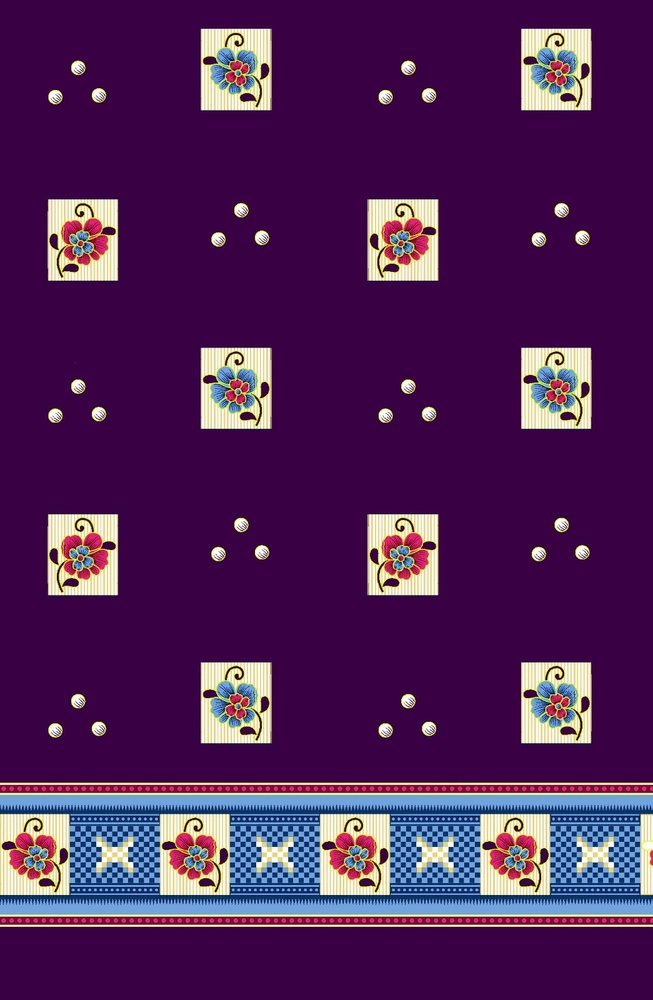
#> input picture training_data/002.jpeg, 653 x 1000 px, shrunk from 1045 x 1600 before the run
$ jupyter execute cost_prediction_2.ipynb
#> lines starting #> are read from the running program, lines starting #| are printed output that depends on the picture
[cell 1]
import cv2
import numpy as np
from sklearn.cluster import KMeans
from collections import Counter
from matplotlib.colors import to_hex, to_rgb
import matplotlib.pyplot as plt

[cell 2]
def read_and_preprocess_image(image_path):
    """
    Reads an image from the given path and converts it to RGB format.

    Parameters:
        image_path (str): Path to the image file.

    Returns:
        np.ndarray: RGB image.
    """
#> called with image_path = '../training_data/002.jpeg'
    image = cv2.imread(image_path)
#> image is the input picture: shape (1000, 653, 3); mean B, G, R 88.6, 36.1, 80.3
    if image is None:
        raise FileNotFoundError(f"Image not found at {image_path}")
    return cv2.cvtColor(image, cv2.COLOR_BGR2RGB)

[cell 3]
def extract_colors_with_codes(image_path, num_colors):
    """
    Extracts the dominant colors from an image and their HEX codes.

    Parameters:
        image (np.ndarray): RGB image.
        num_colors (int): Number of dominant colors to extract.

    Returns:
        tuple: (list of RGB colors, list of HEX codes, list of pixel counts)
    """
    # Reshape the image to a 2D array of pixels
    image = read_and_preprocess_image(image_path)
    plt.imshow(image)
    plt.title("Saree Image")
    plt.axis("off")
    plt.show()
    pixels = image.reshape((-1, 3))

    # Apply K-Means clustering
    kmeans = KMeans(n_clusters=num_colors, random_state=42, n_init=10)
    kmeans.fit(pixels)

    # Get the cluster centers (colors) and labels
    colors = kmeans.cluster_centers_.astype(int)
    labels = kmeans.labels_

    # Count the number of pixels assigned to each cluster
    counts = Counter(labels)

    # Sort colors by predominance
    sorted_colors = [colors[i] for i in counts.keys()]
    sorted_counts = [counts[i] for i in counts.keys()]

    # Convert colors to HEX codes
    hex_codes = [to_hex(np.array(color) / 255) for color in sorted_colors]

    return sorted_colors, hex_codes, sorted_counts

[cell 4]
def display_color_codes(colors, hex_codes, counts):
    """
    Displays RGB values, HEX codes, and proportions of the colors.

    Parameters:
        colors (list): List of RGB colors.
        hex_codes (list): List of HEX codes.
        counts (list): List of pixel counts for each color.
    """
    total_pixels = sum(counts)
    print("\nDominant Colors and HEX Codes:")
    for color, hex_code, count in zip(colors, hex_codes, counts):
        proportion = count / total_pixels * 100
        print(f"RGB: {color}, HEX: {hex_code}, Proportion: {proportion:.2f}%")

[cell 5]
def plot_colors(colors, counts):
    """Plots a bar chart of colors by their proportions."""
    total_pixels = sum(counts)
    proportions = [count / total_pixels for count in counts]

    plt.figure(figsize=(8, 4))
    for i, (color, proportion) in enumerate(zip(colors, proportions)):
        plt.bar(i, proportion, color=np.array(color) / 255, edgecolor="black")

    plt.xticks(range(len(colors)), [f"Color {i+1}" for i in range(len(colors))])
    plt.ylabel("Proportion")
    plt.title("Color Proportions in Saree")
    plt.show()
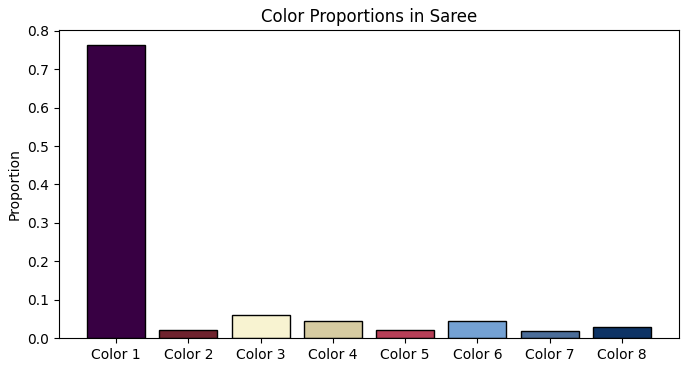
#> figure drawn by matplotlib, 1 panel

[cell 6]
def calculate_saree_cost(colors, counts, paint_costs):
    """Calculates the saree cost based on color proportions and paint costs."""
    total_pixels = sum(counts)
    total_cost = 0

    for color, count in zip(colors, counts):
        r, g, b = color
        fraction = count / total_pixels
        cost = (r * paint_costs['R'] + g * paint_costs['G'] + b * paint_costs['B']) * fraction
        total_cost += cost

    return total_cost

[cell 7]
def calculate_color_mixing(target_hex):
    """
    Suggests basic colors to mix for approximating the target HEX color.

    Parameters:
        target_hex (str): Target HEX color code.
    """
#> called with target_hex = '#380043'
    # Convert HEX to RGB
    target_rgb = np.array(to_rgb(target_hex)) * 255

    # Define basic colors for mixing
    basic_colors = {
        "Red": np.array([255, 0, 0]),
        "Green": np.array([0, 255, 0]),
        "Blue": np.array([0, 0, 255]),
        "White": np.array([255, 255, 255]),
        "Black": np.array([0, 0, 0])
    }

    print(f"\nTarget Color RGB: {target_rgb}")
    print("\nMixing Suggestions:")

    # Calculate proportions (simple approximation)
    proportions = {color: np.linalg.norm(target_rgb - value) for color, value in basic_colors.items()}
    sorted_proportions = sorted(proportions.items(), key=lambda x: x[1])

    for color, distance in sorted_proportions:
        print(f"Mix with {color}: Distance = {distance:.2f}")

[cell 8]
def main():
    image_path = "../training_data/002.jpeg"
    paint_costs = {'R': 0.5, 'G': 0.3, 'B': 0.2}
    num_colors=8
    # Extract colors and display information
    colors, hex_codes, counts = extract_colors_with_codes(image_path, num_colors)
    display_color_codes(colors, hex_codes, counts)

    # Plot color proportions
    plot_colors(colors, counts)

    # Calculate saree cost
    saree_cost = calculate_saree_cost(colors, counts, paint_costs)
    print(f"\nEstimated Saree Cost: {saree_cost:.2f}")

    # Analyze mixing for the most dominant color
    print(f"\nAnalyzing Mixing for Dominant Color: {hex_codes[0]}")
    calculate_color_mixing(hex_codes[0])

    # [6 lines of commented-out code are left out]

[cell 9]
if __name__ == "__main__":
    main()

[cell 10]
import numpy as np
from scipy.optimize import minimize

# Given dye data
dyes = [
    {"name": "YELLOW 4G 200%", "rgb": [255, 255, 102]},
    {"name": "CYANINE PINK", "rgb": [255, 105, 180]},
    {"name": "YELLOW 5GD", "rgb": [255, 250, 120]},
    {"name": "PINK BRF 300%", "rgb": [255, 192, 203]},
    {"name": "YELLOW 7GE", "rgb": [255, 220, 110]},
    {"name": "CYANINE VIOLET XF", "rgb": [138, 43, 226]},
    {"name": "YELLOW C4G H/CONC", "rgb": [255, 245, 115]},
    {"name": "RED VIOLET XF", "rgb": [199, 21, 133]},
    {"name": "LUMINOUS YELLOW 10GN", "rgb": [255, 255, 51]},
]

# Target RGB value
target_rgb = np.array([226, 216, 150])

# Extract RGB values from dyes
dye_rgbs = np.array([dye["rgb"] for dye in dyes])

# Define the objective function (mean squared error)
def objective(proportions):
    resulting_rgb = np.dot(proportions, dye_rgbs)
    error = np.sum((target_rgb - resulting_rgb) ** 2)
    return error

# Constraints: proportions must sum to 1 and be non-negative
constraints = ({'type': 'eq', 'fun': lambda x: np.sum(x) - 1})
bounds = [(0, 1) for _ in range(len(dyes))]

# Initial guess (equal proportions)
initial_guess = np.ones(len(dyes)) / len(dyes)

# Solve the optimization problem
result = minimize(objective, initial_guess, bounds=bounds, constraints=constraints)

# Extract the proportions
proportions = result.x

# Filter out dyes with negligible proportions
threshold = 1e-4
necessary_dyes = [(dyes[i]['name'], proportions[i]) for i in range(len(dyes)) if proportions[i] > threshold]

# Print the results
for dye_name, proportion in necessary_dyes:
    print(f"{dye_name}: {proportion:.4f}")

# Validate the resulting RGB
resulting_rgb = np.dot(proportions, dye_rgbs)
print("\nResulting RGB:", resulting_rgb)
print("Target RGB:", target_rgb)

[cell 11]
import json
import numpy as np

# Load dye data from dye_detail.json
with open("dye_detail.json", "r") as file:
#> (reads color_prediction/dye_detail.json from the repository)
    dyes = json.load(file)

# Target RGB value
target_rgb = np.array([226, 216, 150])
print(dyes)

# Extract RGB values from dyes
dye_rgbs = np.array([dye["rgb"] for dye in dyes])

# Define a function to calculate the RGB error
def calculate_rgb_error(proportions, dye_rgbs, target_rgb):
    resulting_rgb = np.dot(proportions, dye_rgbs)
    return np.sum((target_rgb - resulting_rgb) ** 2)

# Backtracking function to solve the Knapsack-like problem
def knapsack_backtracking(dyes, dye_rgbs, target_rgb, max_proportion=100.0, threshold=1e-4):
    n = len(dyes)
    best_proportions = np.zeros(n)
    best_error = float('inf')

    # Backtracking helper function
    def backtrack(index, current_proportions, current_error, current_sum):
        nonlocal best_proportions, best_error

        # If the sum of proportions exceeds the max allowed (100%)
        if current_sum > max_proportion:
            return

        # If we've checked all dyes, calculate error
        if index == n:
            if np.abs(current_sum - max_proportion) < threshold:  # ensure the proportions sum to 100
                if current_error < best_error:
                    best_error = current_error
                    best_proportions = np.copy(current_proportions)
            return

        # Explore not taking the current dye
        backtrack(index + 1, current_proportions, current_error, current_sum)
